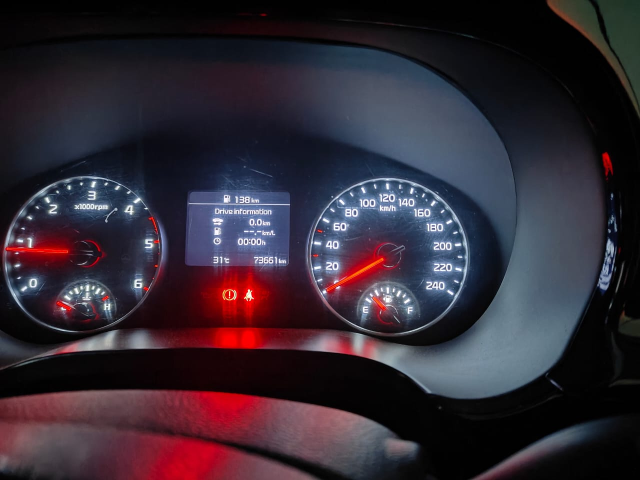
#> input picture base.jpg, 1280 x 960 px (shown at 1/2 size)
$ python script.py
#> lines starting #> are read from the running program, lines starting #| are printed output that depends on the picture; after the words box and inside, x2 and y2 are one past the last pixel; in counts of white or black regions, pixels touching at a corner belong together
import cv2
import numpy as np
import easyocr
import math

def map_angle_to_speed(angle):
    min_angle = -30
    max_angle = 210
    min_speed = 0
    max_speed = 240

    if angle < min_angle:
        angle = min_angle
    elif angle > max_angle:
        angle = max_angle

    speed = ((angle - min_angle) / (max_angle - min_angle)) * (max_speed - min_speed) + min_speed
    return speed

def map_angle_to_rpm(angle):
    min_angle = -30
    max_angle = 210
    min_rpm = 0
    max_rpm = 6

    if angle < min_angle:
        angle = min_angle
    elif angle > max_angle:
        angle = max_angle

    rpm = ((angle - min_angle) / (max_angle - min_angle)) * (max_rpm - min_rpm) + min_rpm
    return rpm

def posToAngle(x_center,y_center,x_end,y_end):
  if x_end == x_center:
    return 90
  elif x_end>x_center:
    if y_end>y_center:
      return 180 + math.degrees(math.atan((y_end-y_center)/(x_end-x_center)))
    else :
      return 180 - math.degrees(math.atan((y_center-y_end)/(x_end-x_center)))
  else :
    if y_end>y_center:
      return -math.degrees(math.atan((y_end-y_center)/(x_center-x_end)))
    else :
      return math.degrees(math.atan((y_center-y_end)/(x_center-x_end)))


# Initialize ORB detector
orb = cv2.ORB_create()
base_image_path = './base.jpg'
new_image_path = './new1.jpg'

base_image = cv2.imread(base_image_path, cv2.IMREAD_COLOR)
#> base_image is the input picture: shape (960, 1280, 3); mean B, G, R 52.3, 41.6, 51.2
new_image = cv2.imread(new_image_path, cv2.IMREAD_COLOR)
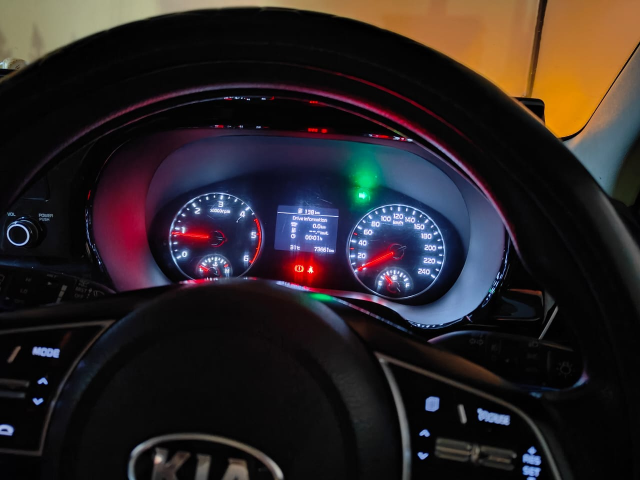
#> input picture new1.jpg, 1280 x 960 px (shown at 1/2 size)
#> new_image is the input picture: shape (960, 1280, 3); mean B, G, R 36.3, 35.1, 41.8
# Detect keypoints and descriptors
keypoints1, descriptors1 = orb.detectAndCompute(base_image, None)
#> keypoints1 = 500 keypoints; strongest (x, y, size): (542, 522, 31), (496, 597, 31), (498, 597, 31), (531, 522, 31)
keypoints2, descriptors2 = orb.detectAndCompute(new_image, None)
#> keypoints2 = 500 keypoints; strongest (x, y, size): (498, 199, 31), (375, 418, 31), (399, 400, 31), (428, 393, 31)

bf = cv2.BFMatcher(cv2.NORM_HAMMING, crossCheck=True)

matches = bf.match(descriptors1, descriptors2)
#> matches = 157 matches

matches = sorted(matches, key=lambda x: x.distance)

points1 = np.array([keypoints1[m.queryIdx].pt for m in matches])
#> points1 = 157 pairs, first value 39 to 915.7, second value 365.8 to 621.1
points2 = np.array([keypoints2[m.trainIdx].pt for m in matches])
#> points2 = 157 pairs, first value 82.11 to 1014.3, second value 195.6 to 868.8

H, mask = cv2.findHomography(points2, points1, cv2.RANSAC, 5.0)
#> H = [[1.69, 0.0354, -577.7], [-0.0695, 1.6, -235.2], [7.09e-05, -0.000104, 1]]; mask = 157 values, max 1 at index 0, min 0 at index 8, mean 0.592

height, width = base_image.shape[:2]
#> height = 960; width = 1280

aligned_image = cv2.warpPerspective(new_image, H, (width, height))

rpm_meter = aligned_image[350:650,:340]

speed_meter = aligned_image[350:650,600:940]

right_indicator = aligned_image[280:375,600:700]

left_indicator = aligned_image[280:375,260:350]

info_board = aligned_image[350:550,350:600]

emergency = aligned_image[560:620,400:490]

seat_belt = aligned_image[560:620,480:530]

# Convert the image to HSV color space
img = rpm_meter

# Apply simple thresholding
ret, thresh1 = cv2.threshold(img, 220, 255, cv2.THRESH_BINARY)

# Display the result
hsv = cv2.cvtColor(thresh1, cv2.COLOR_BGR2HSV)
#> hsv: shape (300, 340, 3); mean H, S, V 2.9, 10.8, 13.3

# Define the range of red color in HSV
lower_red = np.array([0,100,100])
upper_red = np.array([10,255,255])

# Threshold the HSV image to get only red colors
mask1 = cv2.inRange(hsv, lower_red, upper_red)
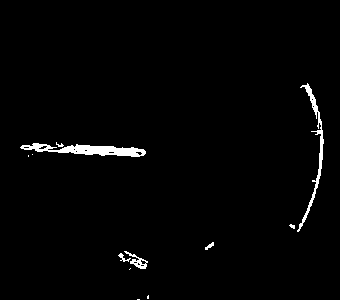
#> mask1: shape (300, 340); 1.7% white; 12 white regions (7 under 20 px), largest, box (x1, y1, x2, y2) and area: (20, 143, 146, 157) 873, (297, 83, 324, 232) 548, (124, 251, 148, 269) 139, (118, 253, 131, 262) 41, (205, 242, 214, 250) 33

# For reddish purple colors
lower_red = np.array([170,100,100])
upper_red = np.array([180,255,255])
mask2 = cv2.inRange(hsv, lower_red, upper_red)
#> mask2: shape (300, 340); every value is 0

# Combine both masks
mask = mask1 + mask2

# Bitwise-AND mask and original image
res = cv2.bitwise_and(thresh1, thresh1, mask=mask)

gray_1 = cv2.cvtColor(res, cv2.COLOR_BGR2GRAY)
edges_1 = cv2.Canny(gray_1, 100, 250, apertureSize=3)
#> edges_1: shape (300, 340); 0.82% white in thin lines or dots, all inside (x1, y1, x2, y2) = (20, 83, 324, 300)
# Use Hough Line Transform to detect lines in the image
lines = cv2.HoughLinesP(edges_1, 1, np.pi / 180, threshold=50, minLineLength=20, maxLineGap=10)
#> lines = [[36, 151, 140, 156], [115, 147, 144, 149], [317, 188, 320, 118]]
x_center,y_center = (150,150)
current_rpm = 0
if lines is not None:
    min_line_length = 20

    for line in lines:
        x1, y1, x2, y2 = line[0]
        line_length = np.sqrt((x2 - x1) * (x2 - x1)  + (y2 - y1) * (y2 - y1))

        if((x1-x_center)**2+(y1-y_center)**2>(x2-x_center)**2+(y2-y_center)**2):
          x_end = x1
          y_end = y1
          x_cen = x2
          y_cen = y2
        else:
          x_end = x2
          y_end = y2
          x_cen = x1
          y_cen = y1

        if abs(x_cen - x_center)>20:
          continue

        if line_length >= min_line_length:
            cv2.line(res, (x1, y1), (x2, y2), (0, 255, 0), 2)
            dx = x2 - x1
            dy = y2 - y1
            # angle_radians = math.atan2(dy, dx)
            angle_degrees = posToAngle(x_cen,y_cen,x_end,y_end)
            current_rpm = map_angle_to_rpm(angle_degrees)*1000
#> this loop made 3 passes
#> (x1, y1, x2, y2, line_length, x_end, y_end, x_cen) on passes 1 to 2: (36, 151, 140, 156, 104.1, 36, 151, 140), (115, 147, 144, 149, 29.07, 115, 147, 144)
#> (x1, y1, x2, y2, line_length, x_end, y_end, x_cen) on pass 3: (317, 188, 320, 118, 70.06, 320, 118, 317)
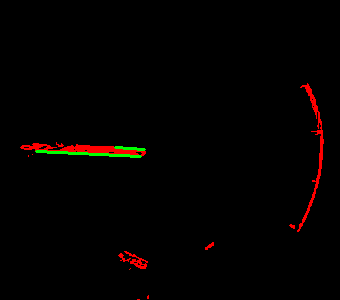
#> res: shape (300, 340, 3); mean B, G, R 0, 1, 3.6
    cv2.imshow("res",res)
    cv2.waitKey(0)
    cv2.destroyAllWindows()
else:
   print("Not found")

gray_ind_left = cv2.cvtColor(left_indicator, cv2.COLOR_BGR2GRAY)
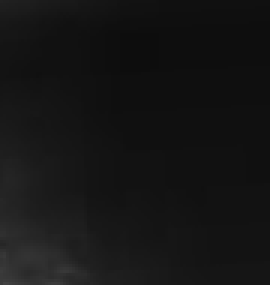
#> gray_ind_left: shape (95, 90) (shown 3 times larger); min 13, max 66, mean 20.8
mean_intensity = np.mean(gray_ind_left)
#> mean_intensity = 20.78
left_indicator_on = mean_intensity>40
#> left_indicator_on = False

gray_ind_right = cv2.cvtColor(right_indicator, cv2.COLOR_BGR2GRAY)
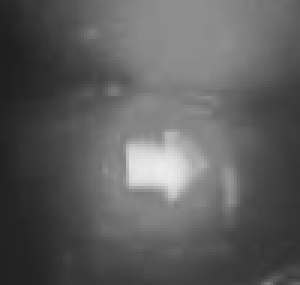
#> gray_ind_right: shape (95, 100) (shown 3 times larger); min 29, max 236, mean 93.6
mean_intensity = np.mean(gray_ind_right)
#> mean_intensity = 93.64
right_indicator_on = mean_intensity>40
#> right_indicator_on = True

emergency_gray = cv2.cvtColor(emergency, cv2.COLOR_BGR2GRAY)
mean_intensity = np.mean(emergency_gray)
#> mean_intensity = 63.5
emergency_on = mean_intensity>40
#> emergency_on = True

seatbelt_gray = cv2.cvtColor(seat_belt, cv2.COLOR_BGR2GRAY)
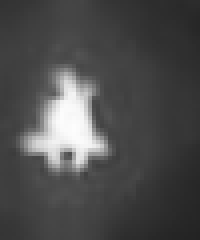
#> seatbelt_gray: shape (60, 50) (shown 4 times larger); min 35, max 253, mean 76.5
mean_intensity = np.mean(seatbelt_gray)
#> mean_intensity = 76.53
seat_belt_on = mean_intensity>40
#> seat_belt_on = True

top_part = info_board[30:60,:]
bottom_part_left = info_board[150:,:150]
bottom_part_right = info_board[150:,150:]
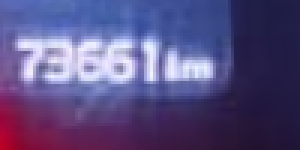
#> bottom_part_right: shape (50, 100, 3) (shown 3 times larger); mean B, G, R 130.3, 79.5, 89.7

#> (the run stopped early here; a loop or call above may not have finished)
